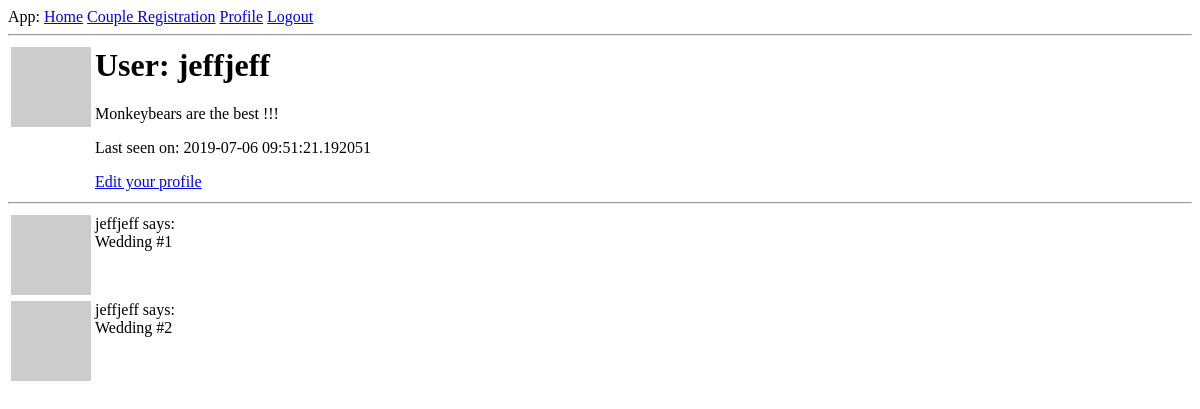
The page /user/jeffjeff (signed in) on the database as committed earlier.
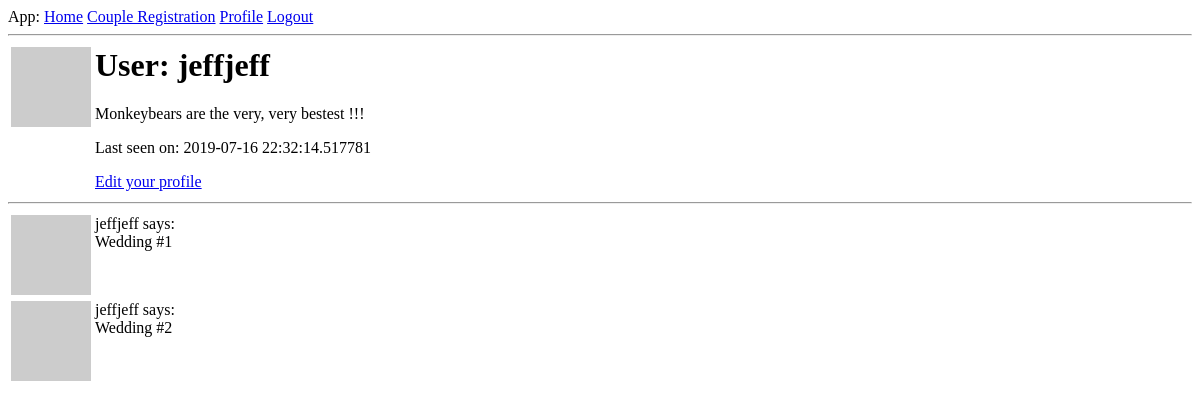
The same page on the database as committed later.
### app/models.py (models this page shows, shortened)
class Authuser(UserMixin, db.Model):
    id = db.Column(db.Integer, primary_key=True)
    username = db.Column(db.String(20), unique=True, nullable=False)
    email = db.Column(db.String(120), unique=True, nullable=False)
    image_file = db.Column(db.String(20), nullable=False, default='mb.jpg')
    password_hash = db.Column(db.String(128))
    about_me = db.Column(db.String(140))
    last_seen = db.Column(db.DateTime, default=datetime.utcnow)
    couples = db.relationship('Couple', backref='authuser', lazy=True) # See 16:10min YT
    wedding_package = db.relationship('Weddingpackage', backref='authuser', lazy=True)
    followed = db.relationship(
        'Authuser', secondary=followers,
        primaryjoin=(followers.c.follower_id == id),
        secondaryjoin=(followers.c.followed_id == id),
        backref=db.backref('followers', lazy='dynamic'), lazy='dynamic')
    def avatar(self, size):
        digest = md5(self.email.lower().encode('utf-8')).hexdigest()
        return 'https://www.gravatar.com/avatar/{}?d=identicon&s={}'.format(
            digest, size)

### app/routes.py (the view)
@app.route('/user/<username>')
@login_required
def user(username):
    user = Authuser.query.filter_by(username=username).first_or_404()
    couples = [
        {'author': user, 'body': 'Wedding #1'},
        {'author': user, 'body': 'Wedding #2'}
    ]
    return render_template('user.html', user=user, couples=couples)

### app/models.py (called while the page is built)
@login.user_loader
def load_user(user_id):
    return Authuser.query.get(int(user_id))

### app/routes.py (called while the page is built)
@app.before_request
def before_request():
    if current_user.is_authenticated:
        current_user.last_seen = datetime.utcnow()

### app/templates/user.html
{% extends "base.html" %}
{% block content %}
<table>
    <tr valign="top">
        <td><img src="{{ user.avatar(128) }}"></td>
        <td>
            <h1>User: {{ user.username }}</h1>
            {% if user.about_me %}<p>{{ user.about_me }}</p>{% endif %}
            {% if user.last_seen %}<p>Last seen on: {{ user.last_seen }}</p>{% endif %}
            {% if user == current_user %}
            <p><a href="{{ url_for('edit_profile') }}">Edit your profile</a></p>
            {% endif %}
        </td>
    </tr>
</table>
    <hr>
    {% for couple in couples %}
        {% include '_couple.html' %}
    {% endfor %}
{% endblock %}

### app/templates/base.html (shortened to what this page needs)
<html>
    <head>
    </head>
    <body>
      <div>
        App:
        <a href="{{ url_for('index') }}">Home</a>
        {% if current_user.is_anonymous %}
        <a href="{{ url_for('login') }}">Login</a>
        {% else %}
        <a href="{{ url_for('registercouple') }}">Couple Registration</a>
        <a href="{{ url_for('user', username=current_user.username) }}">Profile</a>
        <a href="{{ url_for('logout') }}">Logout</a>
        {% endif %}
    </div>
    <hr>
    {% block content %}{% endblock %}
</body>
</html>

### app/templates/_couple.html
<table>
  <tr valign="top">
      <td><img src="{{ couple.author.avatar(36) }}"></td>
      <td>{{ couple.author.username }} says:<br>{{ couple.body }}</td>
  </tr>
</table>

Rows that differ between the two databases and show on the page:
changed Authuser "jeffjeff": about_me "Monkeybears are the best !!!" → "Monkeybears are the very, very bestest !!!"; last_seen "2019-07-06 09:51:21.192051" → "2019-07-16 22:32:14.517781"
